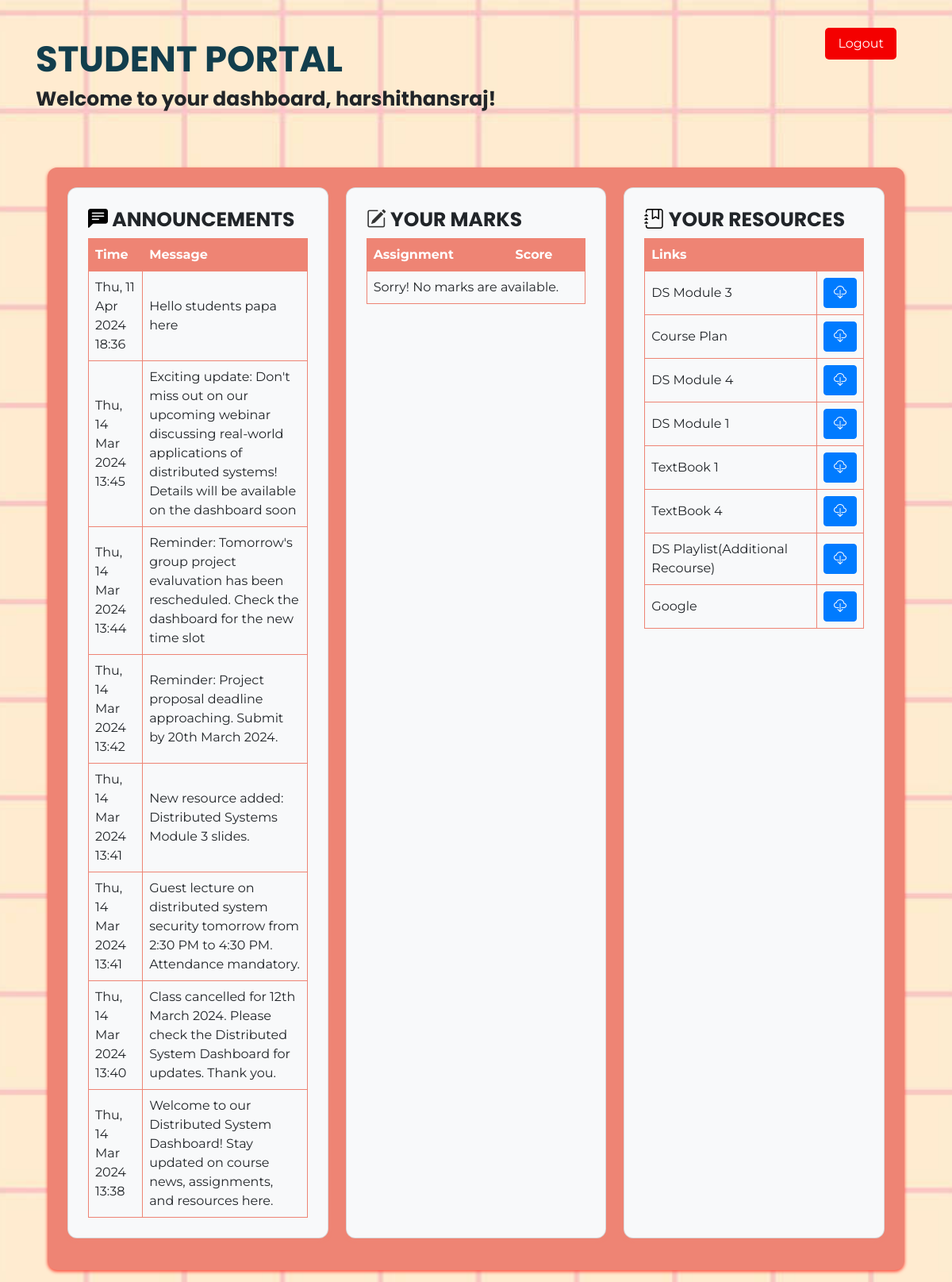
/home/ (signed in), run on an earlier commit of the app's database.
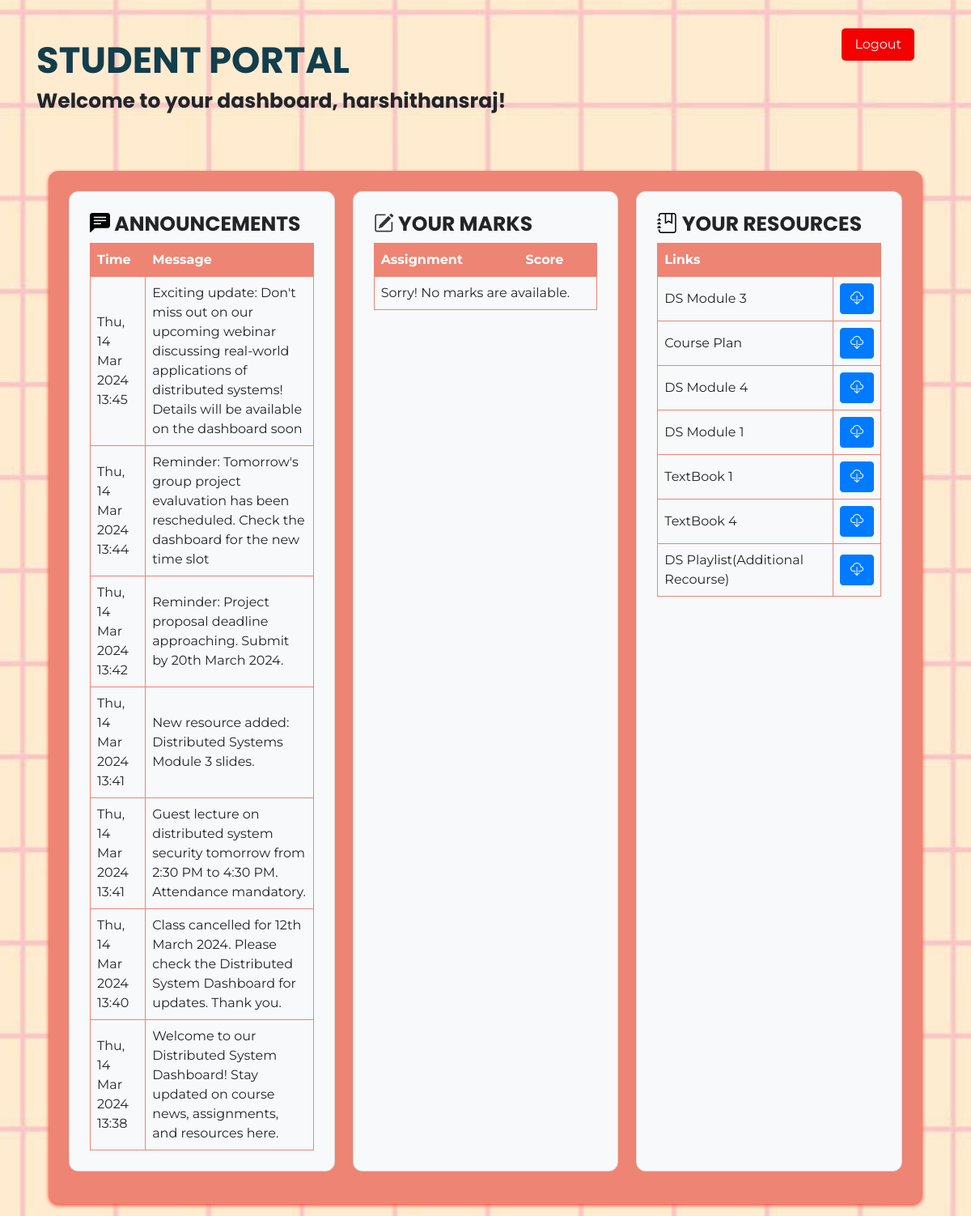
And on a later commit of the database.
### myapp/models.py (models this page shows, shortened)
class Announcement(models.Model):
    message = models.TextField()
    created_at = models.DateTimeField(auto_now_add=True)
    for_all = models.BooleanField(default=True)
    specific_student = models.ForeignKey(
        User, on_delete=models.CASCADE, null=True, blank=True)  # Optional

class Resource(models.Model):
    title = models.CharField(max_length=255)
    link = models.URLField()
    description = models.TextField(blank=True)

### myapp/views.py (the view)
# urls.py: path('home/', views.home_view, name='home'),
def home_view(request):
    resources = Resource.objects.all()
    marks = Mark.objects.filter(student=request.user)
    announcements = (Announcement.objects.filter(for_all=True) | Announcement.objects.filter(
        specific_student=request.user)).order_by('-created_at')
    context = {
        'user': request.user,
        'welcome_message': "STUDENT PORTAL",
        'resources': resources,
        'marks': marks,
        'announcements': announcements,
    }
    return render(request, 'home.html', context)

### templates/home.html (shortened to what this page needs)
<!DOCTYPE html>
<html lang="en">
<head>
    <link rel="stylesheet" href="https://stackpath.bootstrapcdn.com/bootstrap/4.5.2/css/bootstrap.min.css">
    <link rel="stylesheet" href="https://cdn.jsdelivr.net/npm/bootstrap-icons@1.9.1/font/bootstrap-icons.css">
</head>
<body style="background-image: url('../static/images/bg.jpeg'); background-size: cover; background-position: center;">
</body>
<div class="container">
    <br><br>
    <h1>{{ welcome_message }}</h1>
    <h3>Welcome to your dashboard, {{ user.username }}!</h3>
    <form action="{% url 'logout' %}" method="post">
        <button class="btn btn-outline-success my-2 my-sm-0" type="submit" style="background-color: #f40000; color: white;">Logout</button>
    </form>
    <br><br>
    <div class="dashboard">
        <div class="column card bg-light">
            <h3><i class="bi bi-chat-left-text-fill" style="color: black;"></i>
                ANNOUNCEMENTS</h3>
            <table>
                <thead>
                    <tr>
                        <th>Time</th>
                        <th>Message</th>
                    </tr>
                </thead>
                <tbody>
                    {% for announcement in announcements %}
                    <tr class="announcement" data-message="{{ announcement.message }}"
                        data-type="{% if announcement.for_all %}Broadcast{% else %}Private{% endif %}">
                        <td>{{ announcement.created_at|date:"D, d M Y H:i" }}</td>
                        <td>{{ announcement.message }}</td>
                    </tr>
                    {% empty %}
                    <tr>
                        <td colspan="2">Sorry! No announcements available.</td>
                    </tr>
                    {% endfor %}
                </tbody>
            </table>
        </div>
        <div class="column card bg-light">
            <h3><i class="bi bi-pencil-square" style="color: #333"></i> YOUR MARKS</h3>
            <table>
                <thead>
                    <tr>
                        <th>Assignment</th>
                        <th>Score</th>
                    </tr>
                </thead>
                <tbody>
                    {% for mark in marks %}
                    <tr>
                        <td>{{ mark.assignment_title }}</td>
                        <td>{{ mark.score }}</td>
                    </tr>
                    {% empty %}
                    <tr>
                        <td colspan="2">Sorry! No marks are available.</td>
                    </tr>
                    {% endfor %}
                </tbody>
            </table>
        </div>
        <div class="column card bg-light">
            <h3><i class="bi bi-journal-bookmark" style="color: black;"></i>
                YOUR RESOURCES</h3>
            <table>
                <thead>
                    <tr>
                        <th>Links</th>
                        <th></th>
                    </tr>
                </thead>
                <tbody>
                    {% for resource in resources %}
                    <tr>
                        <td>{{ resource.title }}</td>
                        <td>
                            <a href="{{ resource.link }}" class="btn btn-primary" download target="_blank">
                                <i class="bi bi-cloud-download" style="color: #fff;"></i>
                            </a>
                        </td>
                    </tr>
                    {% empty %}
                    <tr>
                        <td colspan="2">Sorry! No resources are available.</td>
                    </tr>
                    {% endfor %}
                </tbody>
            </table>
        </div>
    </div>
</div>
<br>
</body>
</html>

What changed in the data, as far as the page shows it:
removed Announcement: created_at "Thu, 11 Apr 2024 18:36", message "Hello students papa here"
removed Resource: title "Google"
